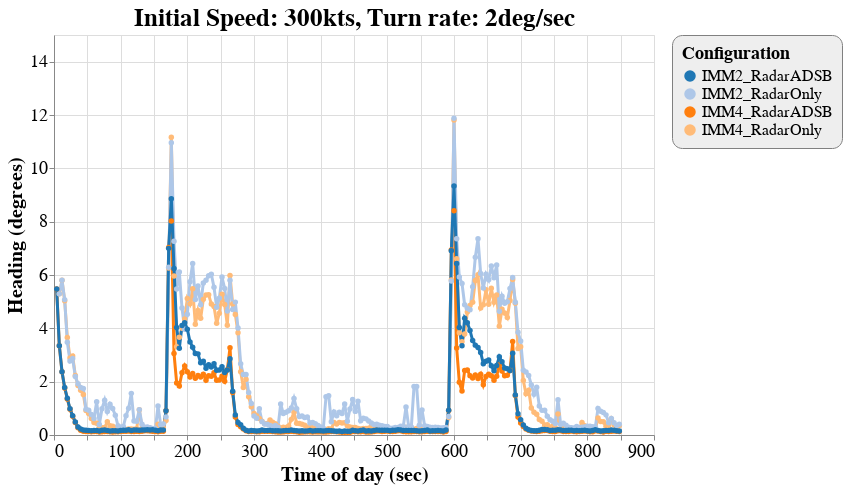

Describe this chart as a Vega-Lite specification.
### Vega-Lite specification from a JSON file in a GitHub repository (floating-point values rounded to 4 significant figures; data arrays with more than 128 entries replaced by an {"elided": "..."} marker saying what was removed)
{"config": {"view": {"continuousWidth": 600, "continuousHeight": 400}, "axisX": {"labelFontSize": 18, "titleFontSize": 20}, "axisY": {"labelFontSize": 18, "titleFontSize": 20}, "font": "Times New Roman", "legend": {"cornerRadius": 10, "fillColor": "#EEEEEE", "labelFontSize": 16, "padding": 10, "strokeColor": "gray", "titleFontSize": 18}, "title": {"fontSize": 25}}, "data": {"name": "data-ed7f64b979e63a36eb030fb5ae79353a"}, "mark": {"type": "line", "point": true, "strokeWidth": 3}, "encoding": {"color": {"type": "ordinal", "field": "config", "scale": {"scheme": "category20"}, "title": "Configuration"}, "x": {"type": "quantitative", "field": "time", "title": "Time of day (sec)"}, "y": {"type": "quantitative", "field": "rmse_hdg", "scale": {"domain": [0, 15], "zero": false}, "title": "Heading (degrees)"}}, "selection": {"selector046": {"type": "interval", "bind": "scales", "encodings": ["x", "y"]}}, "title": "Initial Speed: 300kts, Turn rate: 2deg/sec", "$schema": "https://vega.github.io/schema/vega-lite/v4.8.1.json", "datasets": {"data-ed7f64b979e63a36eb030fb5ae79353a": {"elided": "846 records"}}}
